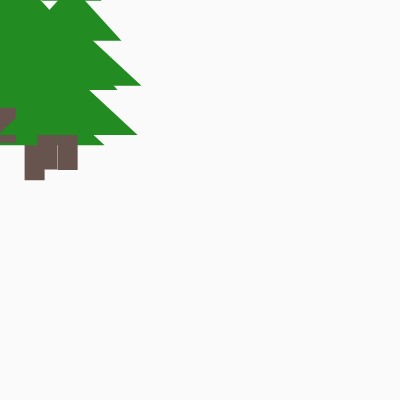
Frame 1 (no input)
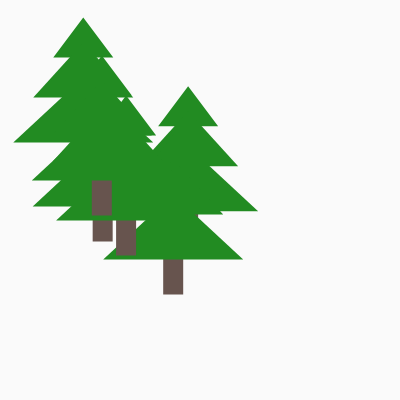
Frame 60 (no input)
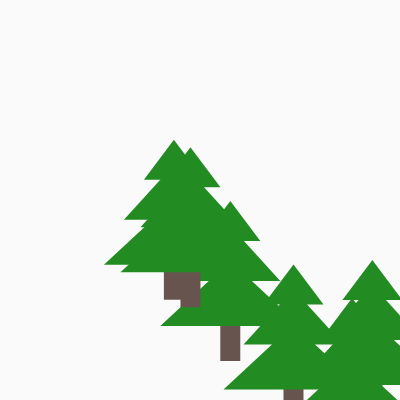
Frame 120 (the mouse pressed at the canvas centre since frame 60)

The p5.js sketch that drew these frames (run headless with seeded random() and noise() and a simulated clock; from frame 60 on, the mouse is pressed at the canvas centre):

// p5.js sketch
// ── sketch.js
//Exercise for Coding Train 6.4

//Goal - place classes in a separate .js file

let tree1,tree2,tree3,tree4,tree5,tree6;

function setup() {
  createCanvas(400, 400);
  tree1 = new HappyTree(random(0,100),random(0,100),30,random(1,5));
  tree2 = new HappyTree(random(0,100),random(0,100),30,random(1,5));
  tree3 = new HappyTree(random(0,100),random(0,100),30,random(1,5));
  tree4 = new HappyTree(random(0,100),random(0,100),30,random(1,5));
  tree5 = new HappyTree(random(0,100),random(0,100),30,random(1,5));
  tree6 = new HappyTree(random(0,100),random(0,100),30,random(1,5));
  
}

function draw() {
  background(250);
  tree1.drawTree();
  tree2.drawTree();
  tree3.drawTree();
  tree4.drawTree();
  tree5.drawTree();
  tree6.drawTree();

  tree1.move();
  tree2.move();
  tree3.move();
  tree4.move();
  tree5.move();
  tree6.move();
  
}
// ── happytree.js

class HappyTree {
  constructor(x,y,wide,speed) {
    this.x = x;
    this.y = y;
    this.wide = wide;
    this.speed = speed;
  }
  drawTree() {
    fill(103, 84, 78);
    rect(this.x - 10, this.y, 20, 100);
    noStroke();
    fill(34, 139, 34)
    triangle(this.x, this.y - 60, this.x + this.wide, this.y - 20, this.x - this.wide, this.y - 20);
    triangle(this.x, this.y - 35, this.x + 20 + this.wide, this.y + 20, this.x - 20 - this.wide, this.y + 20);
    triangle(this.x, this.y, this.x + 40 + this.wide, this.y + 65, this.x - 40 - this.wide, this.y + 65);
  }
  move(){
  	this.x = this.x + random(this.speed)
  	this.y = this.y + random(this.speed)
  }
  
  


}
// ── userinput.js
//reset when hitting space bar
function keyPressed() {
  if (keyCode === 32) {
    tree1.x = random(0, 100);
    tree2.x = random(0, 100);
    tree3.x = random(0, 100);
    tree4.x = random(0, 100);
    tree5.x = random(0, 100);
    tree6.x = random(0, 100);


    tree1.y = random(0, 100);
    tree2.y = random(0, 100);
    tree3.y = random(0, 100);
    tree4.y = random(0, 100);
    tree5.y = random(0, 100);
    tree6.y = random(0, 100);
  }
}

//when the mouse is pressed, increase tree speed
//"sprint to finish"
function mousePressed() {
  tree1.speed += 2
  tree2.speed += 2
  tree3.speed += 2
  tree4.speed += 2
  tree5.speed += 2
  tree6.speed += 2
}
